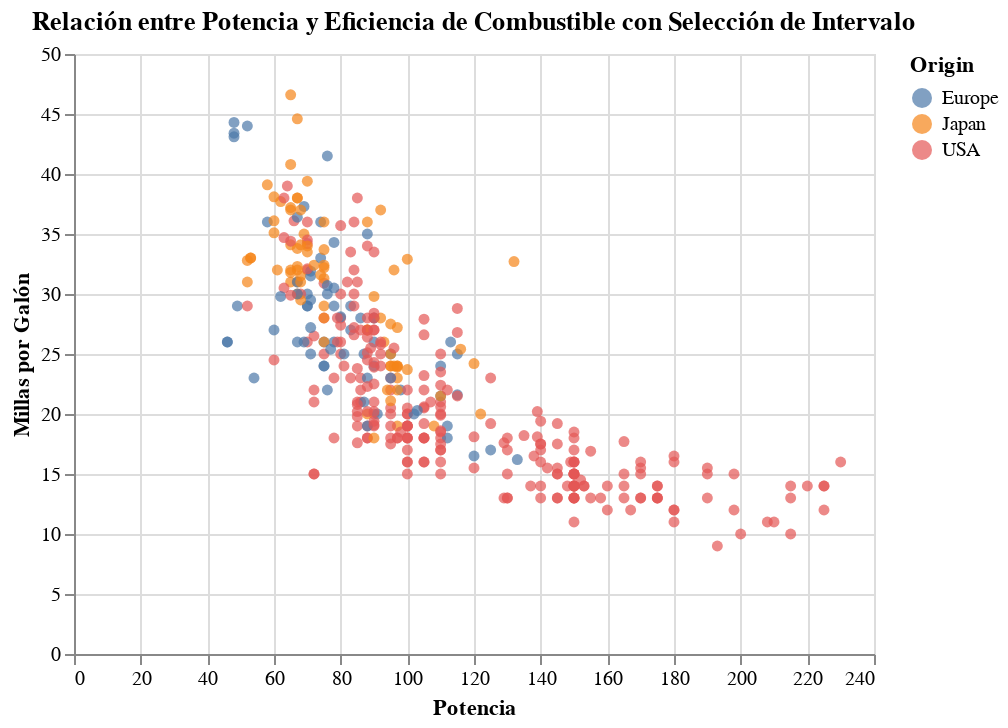

Source (notebook cell):
### Markdown cell above
**Herramientas Interactivas:**
- `selection_interval`: Permite seleccionar un rango en el gráfico.
- `selection_single`: Permite seleccionar un punto específico
<br>

**Ejemplo de Interactividad:**
+ Mostrar cómo se utiliza un `selection_interval` para permitir el zoom en un gráfico.

### Code cell
# Crear selección de intervalo
interval = alt.selection_interval()

# Gráfico de dispersión con selección de intervalo
scatter_chart = alt.Chart(cars).mark_circle().encode(
    x=alt.X('Horsepower', title='Potencia'),
    y=alt.Y('Miles_per_Gallon', title='Millas por Galón'),
    color=alt.condition(interval, 'Origin', alt.value('lightgray')),
    tooltip=['Name', 'Horsepower', 'Miles_per_Gallon', 'Origin']
).add_selection(
    interval
).properties(
    title='Relación entre Potencia y Eficiencia de Combustible con Selección de Intervalo'
)

scatter_chart

### Figure 1 — Vega-Lite specification as saved in the notebook (floating-point values rounded to 4 significant figures; data arrays with more than 128 entries replaced by an {"elided": "..."} marker saying what was removed)
{"config": {"view": {"continuousWidth": 400, "continuousHeight": 300}}, "data": {"name": "data-f02450ab61490a1363517a0190416235"}, "mark": "circle", "encoding": {"color": {"condition": {"field": "Origin", "type": "nominal", "selection": "selector011"}, "value": "lightgray"}, "tooltip": [{"field": "Name", "type": "nominal"}, {"field": "Horsepower", "type": "quantitative"}, {"field": "Miles_per_Gallon", "type": "quantitative"}, {"field": "Origin", "type": "nominal"}], "x": {"field": "Horsepower", "title": "Potencia", "type": "quantitative"}, "y": {"field": "Miles_per_Gallon", "title": "Millas por Galón", "type": "quantitative"}}, "selection": {"selector011": {"type": "interval"}}, "title": "Relación entre Potencia y Eficiencia de Combustible con Selección de Intervalo", "$schema": "https://vega.github.io/schema/vega-lite/v4.17.0.json", "datasets": {"data-f02450ab61490a1363517a0190416235": {"elided": "406 records"}}}
